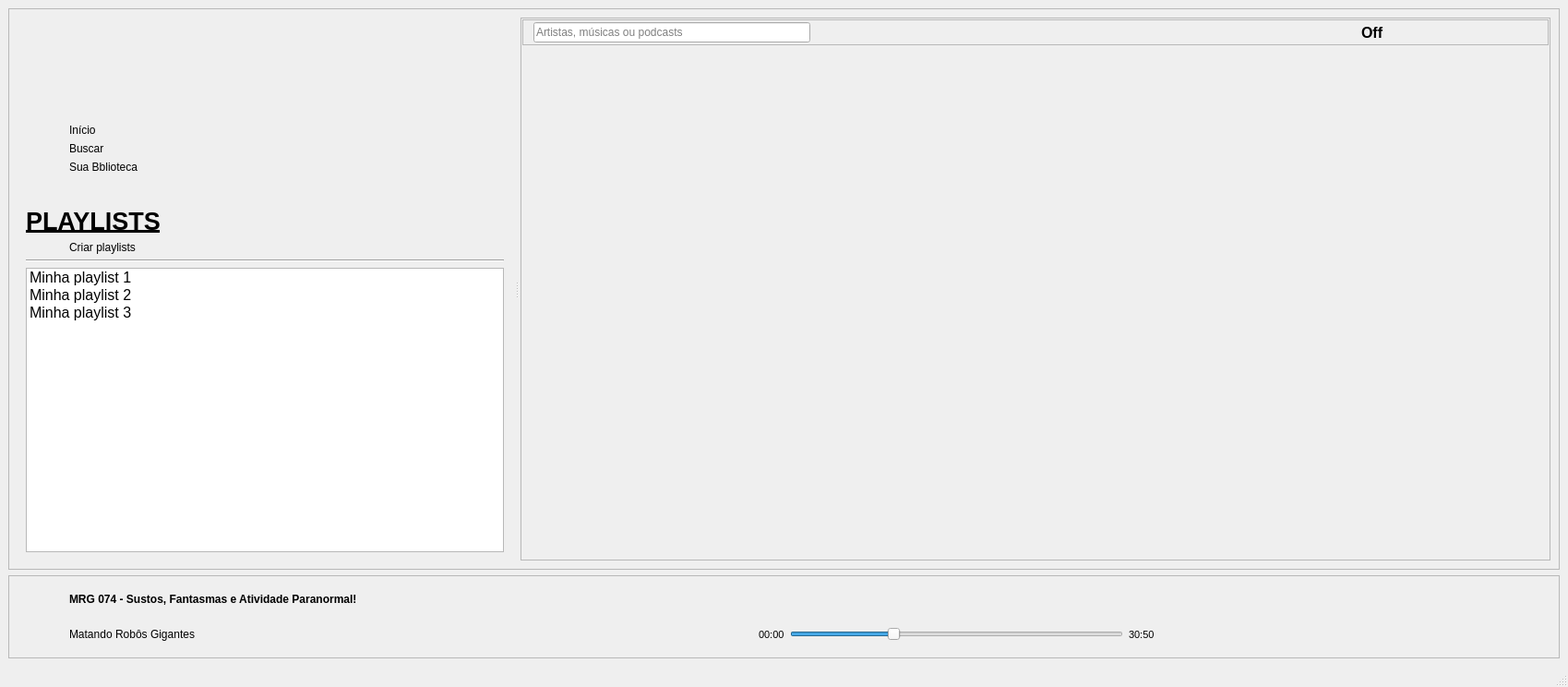
<?xml version="1.0" encoding="UTF-8"?>
<ui version="4.0">
 <class>MainWindow</class>
 <widget class="QMainWindow" name="MainWindow">
  <property name="geometry">
   <rect>
    <x>0</x>
    <y>0</y>
    <width>1699</width>
    <height>744</height>
   </rect>
  </property>
  <property name="windowTitle">
   <string>MainWindow</string>
  </property>
  <widget class="QWidget" name="centralwidget">
   <layout class="QVBoxLayout" name="verticalLayout_3">
    <item>
     <widget class="QFrame" name="frmContents">
      <property name="frameShape">
       <enum>QFrame::StyledPanel</enum>
      </property>
      <property name="frameShadow">
       <enum>QFrame::Raised</enum>
      </property>
      <layout class="QHBoxLayout" name="horizontalLayout_4">
       <item>
        <widget class="QSplitter" name="splitter">
         <property name="minimumSize">
          <size>
           <width>0</width>
           <height>0</height>
          </size>
         </property>
         <property name="sizeIncrement">
          <size>
           <width>10</width>
           <height>0</height>
          </size>
         </property>
         <property name="baseSize">
          <size>
           <width>50</width>
           <height>0</height>
          </size>
         </property>
         <property name="mouseTracking">
          <bool>false</bool>
         </property>
         <property name="lineWidth">
          <number>0</number>
         </property>
         <property name="orientation">
          <enum>Qt::Horizontal</enum>
         </property>
         <property name="handleWidth">
          <number>9</number>
         </property>
         <widget class="QFrame" name="frameHMenu">
          <property name="sizePolicy">
           <sizepolicy hsizetype="Preferred" vsizetype="Preferred">
            <horstretch>0</horstretch>
            <verstretch>0</verstretch>
           </sizepolicy>
          </property>
          <property name="minimumSize">
           <size>
            <width>320</width>
            <height>0</height>
           </size>
          </property>
          <property name="maximumSize">
           <size>
            <width>640</width>
            <height>16777215</height>
           </size>
          </property>
          <layout class="QVBoxLayout" name="verticalLayout_2">
           <item>
            <widget class="QLabel" name="lblLogo">
             <property name="minimumSize">
              <size>
               <width>200</width>
               <height>100</height>
              </size>
             </property>
             <property name="maximumSize">
              <size>
               <width>250</width>
               <height>100</height>
              </size>
             </property>
             <property name="text">
              <string/>
             </property>
             <property name="pixmap">
              <pixmap resource="icons.qrc">:/resources/images/png/logo.png</pixmap>
             </property>
             <property name="scaledContents">
              <bool>false</bool>
             </property>
             <property name="alignment">
              <set>Qt::AlignLeading|Qt::AlignLeft|Qt::AlignTop</set>
             </property>
             <property name="margin">
              <number>3</number>
             </property>
            </widget>
           </item>
           <item>
            <layout class="QHBoxLayout" name="hlInicio">
             <property name="spacing">
              <number>15</number>
             </property>
             <item>
              <widget class="QLabel" name="lblImgInicio">
               <property name="enabled">
                <bool>true</bool>
               </property>
               <property name="maximumSize">
                <size>
                 <width>32</width>
                 <height>32</height>
                </size>
               </property>
               <property name="autoFillBackground">
                <bool>false</bool>
               </property>
               <property name="styleSheet">
                <string notr="true"/>
               </property>
               <property name="text">
                <string/>
               </property>
               <property name="pixmap">
                <pixmap resource="icons.qrc">:/resources/images/png/new_playlist.png</pixmap>
               </property>
               <property name="scaledContents">
                <bool>false</bool>
               </property>
              </widget>
             </item>
             <item>
              <widget class="QLabel" name="lblInicio">
               <property name="enabled">
                <bool>true</bool>
               </property>
               <property name="autoFillBackground">
                <bool>false</bool>
               </property>
               <property name="styleSheet">
                <string notr="true">:hover{background:#90d4b0}</string>
               </property>
               <property name="text">
                <string>Início</string>
               </property>
              </widget>
             </item>
            </layout>
           </item>
           <item>
            <layout class="QHBoxLayout" name="hlInicio_2">
             <property name="spacing">
              <number>15</number>
             </property>
             <item>
              <widget class="QLabel" name="lblImgBusca">
               <property name="enabled">
                <bool>true</bool>
               </property>
               <property name="maximumSize">
                <size>
                 <width>32</width>
                 <height>32</height>
                </size>
               </property>
               <property name="autoFillBackground">
                <bool>false</bool>
               </property>
               <property name="styleSheet">
                <string notr="true">:hover{background:#90d4b0}</string>
               </property>
               <property name="text">
                <string/>
               </property>
               <property name="pixmap">
                <pixmap resource="icons.qrc">:/resources/images/png/buscar.png</pixmap>
               </property>
               <property name="scaledContents">
                <bool>false</bool>
               </property>
              </widget>
             </item>
             <item>
              <widget class="QLabel" name="lblBuscar">
               <property name="autoFillBackground">
                <bool>false</bool>
               </property>
               <property name="styleSheet">
                <string notr="true">:hover{background:#90d4b0}</string>
               </property>
               <property name="text">
                <string>Buscar</string>
               </property>
              </widget>
             </item>
            </layout>
           </item>
           <item>
            <layout class="QHBoxLayout" name="hlInicio_3">
             <property name="spacing">
              <number>15</number>
             </property>
             <item>
              <widget class="QLabel" name="lblImgBiblioteca">
               <property name="enabled">
                <bool>true</bool>
               </property>
               <property name="maximumSize">
                <size>
                 <width>32</width>
                 <height>32</height>
                </size>
               </property>
               <property name="autoFillBackground">
                <bool>false</bool>
               </property>
               <property name="styleSheet">
                <string notr="true">:hover{background:#90d4b0}</string>
               </property>
               <property name="text">
                <string/>
               </property>
               <property name="pixmap">
                <pixmap resource="icons.qrc">:/resources/images/png/biblioteca.png</pixmap>
               </property>
               <property name="scaledContents">
                <bool>false</bool>
               </property>
              </widget>
             </item>
             <item>
              <widget class="QLabel" name="lblBiblioteca">
               <property name="autoFillBackground">
                <bool>false</bool>
               </property>
               <property name="styleSheet">
                <string notr="true">:hover{background:#90d4b0}</string>
               </property>
               <property name="text">
                <string>Sua Bblioteca</string>
               </property>
              </widget>
             </item>
            </layout>
           </item>
           <item>
            <spacer name="verticalSpacer">
             <property name="orientation">
              <enum>Qt::Vertical</enum>
             </property>
             <property name="sizeType">
              <enum>QSizePolicy::Fixed</enum>
             </property>
             <property name="sizeHint" stdset="0">
              <size>
               <width>20</width>
               <height>30</height>
              </size>
             </property>
            </spacer>
           </item>
           <item>
            <widget class="QLabel" name="lblPlayLists">
             <property name="enabled">
              <bool>true</bool>
             </property>
             <property name="font">
              <font>
               <pointsize>20</pointsize>
               <weight>75</weight>
               <bold>true</bold>
               <underline>true</underline>
              </font>
             </property>
             <property name="text">
              <string>PLAYLISTS</string>
             </property>
            </widget>
           </item>
           <item>
            <layout class="QHBoxLayout" name="hlInicio_4">
             <property name="spacing">
              <number>15</number>
             </property>
             <item>
              <widget class="QLabel" name="lblImgAddPlaylist">
               <property name="enabled">
                <bool>true</bool>
               </property>
               <property name="maximumSize">
                <size>
                 <width>32</width>
                 <height>32</height>
                </size>
               </property>
               <property name="autoFillBackground">
                <bool>false</bool>
               </property>
               <property name="styleSheet">
                <string notr="true">:hover{background:#90d4b0}</string>
               </property>
               <property name="text">
                <string/>
               </property>
               <property name="pixmap">
                <pixmap resource="icons.qrc">:/resources/images/png/new_playlist.png</pixmap>
               </property>
               <property name="scaledContents">
                <bool>false</bool>
               </property>
              </widget>
             </item>
             <item>
              <widget class="QLabel" name="lblCriarPlaylist">
               <property name="autoFillBackground">
                <bool>false</bool>
               </property>
               <property name="styleSheet">
                <string notr="true">:hover{background:#90d4b0}</string>
               </property>
               <property name="text">
                <string>Criar playlists</string>
               </property>
              </widget>
             </item>
            </layout>
           </item>
           <item>
            <widget class="Line" name="lineSeparaPlaylist">
             <property name="orientation">
              <enum>Qt::Horizontal</enum>
             </property>
            </widget>
           </item>
           <item>
            <widget class="QListWidget" name="lvPlaylists">
             <property name="font">
              <font>
               <pointsize>12</pointsize>
              </font>
             </property>
             <item>
              <property name="text">
               <string>Minha playlist 1</string>
              </property>
             </item>
             <item>
              <property name="text">
               <string>Minha playlist 2</string>
              </property>
             </item>
             <item>
              <property name="text">
               <string>Minha playlist 3</string>
              </property>
             </item>
            </widget>
           </item>
          </layout>
         </widget>
         <widget class="QFrame" name="frameContent">
          <property name="frameShape">
           <enum>QFrame::StyledPanel</enum>
          </property>
          <property name="frameShadow">
           <enum>QFrame::Plain</enum>
          </property>
          <property name="lineWidth">
           <number>0</number>
          </property>
          <layout class="QVBoxLayout" name="verticalLayout">
           <property name="spacing">
            <number>1</number>
           </property>
           <property name="leftMargin">
            <number>1</number>
           </property>
           <property name="topMargin">
            <number>1</number>
           </property>
           <property name="rightMargin">
            <number>1</number>
           </property>
           <property name="bottomMargin">
            <number>1</number>
           </property>
           <item>
            <widget class="QFrame" name="frameTopMenu">
             <property name="sizePolicy">
              <sizepolicy hsizetype="Expanding" vsizetype="Preferred">
               <horstretch>0</horstretch>
               <verstretch>0</verstretch>
              </sizepolicy>
             </property>
             <property name="frameShape">
              <enum>QFrame::StyledPanel</enum>
             </property>
             <property name="frameShadow">
              <enum>QFrame::Plain</enum>
             </property>
             <property name="lineWidth">
              <number>0</number>
             </property>
             <layout class="QHBoxLayout" name="horizontalLayout_3">
              <property name="spacing">
               <number>2</number>
              </property>
              <property name="leftMargin">
               <number>2</number>
              </property>
              <property name="topMargin">
               <number>2</number>
              </property>
              <property name="rightMargin">
               <number>2</number>
              </property>
              <property name="bottomMargin">
               <number>2</number>
              </property>
              <item>
               <widget class="QLabel" name="lblIconSearch">
                <property name="text">
                 <string/>
                </property>
                <property name="pixmap">
                 <pixmap resource="icons.qrc">:/resources/images/png/buscar.png</pixmap>
                </property>
               </widget>
              </item>
              <item>
               <widget class="QLineEdit" name="edtSearch">
                <property name="minimumSize">
                 <size>
                  <width>300</width>
                  <height>0</height>
                 </size>
                </property>
                <property name="maximumSize">
                 <size>
                  <width>200</width>
                  <height>16777215</height>
                 </size>
                </property>
                <property name="toolTip">
                 <string>Pesquise: Artistas, músicas ou podcasts</string>
                </property>
                <property name="placeholderText">
                 <string>Artistas, músicas ou podcasts</string>
                </property>
                <property name="clearButtonEnabled">
                 <bool>true</bool>
                </property>
               </widget>
              </item>
              <item>
               <spacer name="spacerHTopMenu">
                <property name="orientation">
                 <enum>Qt::Horizontal</enum>
                </property>
                <property name="sizeHint" stdset="0">
                 <size>
                  <width>40</width>
                  <height>20</height>
                 </size>
                </property>
               </spacer>
              </item>
              <item>
               <widget class="QLabel" name="lblIconUser">
                <property name="text">
                 <string/>
                </property>
                <property name="pixmap">
                 <pixmap resource="icons.qrc">:/resources/images/png/user.png</pixmap>
                </property>
               </widget>
              </item>
              <item>
               <widget class="QLabel" name="lblLoggedUser">
                <property name="minimumSize">
                 <size>
                  <width>200</width>
                  <height>0</height>
                 </size>
                </property>
                <property name="font">
                 <font>
                  <pointsize>12</pointsize>
                  <weight>75</weight>
                  <bold>true</bold>
                 </font>
                </property>
                <property name="autoFillBackground">
                 <bool>false</bool>
                </property>
                <property name="styleSheet">
                 <string notr="true"/>
                </property>
                <property name="text">
                 <string>Off</string>
                </property>
                <property name="alignment">
                 <set>Qt::AlignLeading|Qt::AlignLeft|Qt::AlignVCenter</set>
                </property>
                <property name="margin">
                 <number>5</number>
                </property>
               </widget>
              </item>
             </layout>
            </widget>
           </item>
           <item>
            <widget class="QStackedWidget" name="stackedWidget">
             <property name="minimumSize">
              <size>
               <width>0</width>
               <height>0</height>
              </size>
             </property>
             <property name="currentIndex">
              <number>0</number>
             </property>
             <widget class="QWidget" name="pageLogin"/>
             <widget class="QWidget" name="pageBusca"/>
            </widget>
           </item>
          </layout>
         </widget>
        </widget>
       </item>
      </layout>
     </widget>
    </item>
    <item>
     <widget class="QFrame" name="frmPlayer">
      <property name="maximumSize">
       <size>
        <width>16777215</width>
        <height>90</height>
       </size>
      </property>
      <property name="frameShape">
       <enum>QFrame::StyledPanel</enum>
      </property>
      <property name="frameShadow">
       <enum>QFrame::Raised</enum>
      </property>
      <layout class="QHBoxLayout" name="horizontalLayout">
       <item>
        <layout class="QHBoxLayout" name="layHMusicaAtual">
         <item>
          <widget class="QLabel" name="lblImgTocando">
           <property name="minimumSize">
            <size>
             <width>50</width>
             <height>50</height>
            </size>
           </property>
           <property name="maximumSize">
            <size>
             <width>60</width>
             <height>60</height>
            </size>
           </property>
           <property name="text">
            <string/>
           </property>
           <property name="pixmap">
            <pixmap resource="icons.qrc">:/resources/images/png/playlist.png</pixmap>
           </property>
           <property name="scaledContents">
            <bool>true</bool>
           </property>
          </widget>
         </item>
         <item>
          <layout class="QVBoxLayout" name="layTocando">
           <item>
            <widget class="QLabel" name="lblMusicaAtual">
             <property name="font">
              <font>
               <weight>75</weight>
               <bold>true</bold>
              </font>
             </property>
             <property name="text">
              <string>MRG 074 - Sustos, Fantasmas e Atividade Paranormal!</string>
             </property>
             <property name="scaledContents">
              <bool>false</bool>
             </property>
            </widget>
           </item>
           <item>
            <widget class="QLabel" name="lblAlbumAtual">
             <property name="text">
              <string>Matando Robôs Gigantes</string>
             </property>
            </widget>
           </item>
          </layout>
         </item>
        </layout>
       </item>
       <item>
        <spacer name="horizontalSpacer">
         <property name="orientation">
          <enum>Qt::Horizontal</enum>
         </property>
         <property name="sizeHint" stdset="0">
          <size>
           <width>40</width>
           <height>20</height>
          </size>
         </property>
        </spacer>
       </item>
       <item>
        <layout class="QVBoxLayout" name="verticalLayout_4">
         <item>
          <layout class="QHBoxLayout" name="layPlay">
           <property name="spacing">
            <number>10</number>
           </property>
           <property name="leftMargin">
            <number>5</number>
           </property>
           <property name="rightMargin">
            <number>5</number>
           </property>
           <item>
            <widget class="QLabel" name="lblBack">
             <property name="text">
              <string/>
             </property>
             <property name="pixmap">
              <pixmap resource="icons.qrc">:/resources/images/png/back.png</pixmap>
             </property>
             <property name="scaledContents">
              <bool>false</bool>
             </property>
             <property name="alignment">
              <set>Qt::AlignCenter</set>
             </property>
             <property name="wordWrap">
              <bool>false</bool>
             </property>
            </widget>
           </item>
           <item>
            <widget class="QLabel" name="lblplay">
             <property name="text">
              <string/>
             </property>
             <property name="pixmap">
              <pixmap resource="icons.qrc">:/resources/images/png/playBtn42.png</pixmap>
             </property>
             <property name="scaledContents">
              <bool>false</bool>
             </property>
             <property name="alignment">
              <set>Qt::AlignCenter</set>
             </property>
             <property name="wordWrap">
              <bool>false</bool>
             </property>
            </widget>
           </item>
           <item>
            <widget class="QLabel" name="lbNext">
             <property name="text">
              <string/>
             </property>
             <property name="pixmap">
              <pixmap resource="icons.qrc">:/resources/images/png/next.png</pixmap>
             </property>
             <property name="scaledContents">
              <bool>false</bool>
             </property>
             <property name="alignment">
              <set>Qt::AlignCenter</set>
             </property>
             <property name="wordWrap">
              <bool>false</bool>
             </property>
            </widget>
           </item>
          </layout>
         </item>
         <item>
          <layout class="QHBoxLayout" name="horizontalLayout_2">
           <item>
            <widget class="QLabel" name="lblCurrentTime">
             <property name="font">
              <font>
               <pointsize>8</pointsize>
              </font>
             </property>
             <property name="text">
              <string>00:00</string>
             </property>
            </widget>
           </item>
           <item>
            <widget class="QSlider" name="playbar">
             <property name="value">
              <number>30</number>
             </property>
             <property name="orientation">
              <enum>Qt::Horizontal</enum>
             </property>
             <property name="invertedAppearance">
              <bool>false</bool>
             </property>
             <property name="invertedControls">
              <bool>false</bool>
             </property>
             <property name="tickPosition">
              <enum>QSlider::NoTicks</enum>
             </property>
            </widget>
           </item>
           <item>
            <widget class="QLabel" name="lblTotalTime">
             <property name="font">
              <font>
               <pointsize>8</pointsize>
              </font>
             </property>
             <property name="text">
              <string>30:50</string>
             </property>
            </widget>
           </item>
          </layout>
         </item>
        </layout>
       </item>
       <item>
        <spacer name="horizontalSpacer_2">
         <property name="orientation">
          <enum>Qt::Horizontal</enum>
         </property>
         <property name="sizeHint" stdset="0">
          <size>
           <width>40</width>
           <height>20</height>
          </size>
         </property>
        </spacer>
       </item>
      </layout>
     </widget>
    </item>
   </layout>
  </widget>
  <widget class="QMenuBar" name="menubar">
   <property name="geometry">
    <rect>
     <x>0</x>
     <y>0</y>
     <width>1699</width>
     <height>21</height>
    </rect>
   </property>
  </widget>
  <widget class="QStatusBar" name="statusbar"/>
 </widget>
 <resources>
  <include location="icons.qrc"/>
 </resources>
 <connections/>
</ui>
